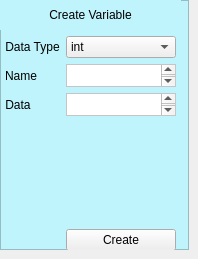
           <widget class="QWidget" name="tab">
            <property name="sizePolicy">
             <sizepolicy hsizetype="Expanding" vsizetype="Expanding">
              <horstretch>0</horstretch>
              <verstretch>0</verstretch>
             </sizepolicy>
            </property>
            <attribute name="title">
             <string>Variable</string>
            </attribute>
            <widget class="QFrame" name="frame">
             <property name="geometry">
              <rect>
               <x>0</x>
               <y>0</y>
               <width>189</width>
               <height>250</height>
              </rect>
             </property>
             <property name="sizePolicy">
              <sizepolicy hsizetype="Expanding" vsizetype="Expanding">
               <horstretch>0</horstretch>
               <verstretch>0</verstretch>
              </sizepolicy>
             </property>
             <property name="minimumSize">
              <size>
               <width>150</width>
               <height>250</height>
              </size>
             </property>
             <property name="styleSheet">
              <string notr="true">QFrame{
background-color:#C0F4FC   ;
}</string>
             </property>
             <property name="frameShape">
              <enum>QFrame::StyledPanel</enum>
             </property>
             <property name="frameShadow">
              <enum>QFrame::Raised</enum>
             </property>
             <widget class="QWidget" name="verticalLayoutWidget_4">
              <property name="geometry">
               <rect>
                <x>0</x>
                <y>0</y>
                <width>181</width>
                <height>251</height>
               </rect>
              </property>
              <layout class="QVBoxLayout" name="verticalLayout_2">
               <item>
                <widget class="QLabel" name="label">
                 <property name="sizePolicy">
                  <sizepolicy hsizetype="Preferred" vsizetype="Preferred">
                   <horstretch>0</horstretch>
                   <verstretch>10</verstretch>
                  </sizepolicy>
                 </property>
                 <property name="maximumSize">
                  <size>
                   <width>16777215</width>
                   <height>30</height>
                  </size>
                 </property>
                 <property name="text">
                  <string>Create Variable</string>
                 </property>
                 <property name="alignment">
                  <set>Qt::AlignCenter</set>
                 </property>
                 <property name="margin">
                  <number>5</number>
                 </property>
                </widget>
               </item>
               <item>
                <layout class="QFormLayout" name="formLayout">
                 <property name="sizeConstraint">
                  <enum>QLayout::SetNoConstraint</enum>
                 </property>
                 <property name="leftMargin">
                  <number>5</number>
                 </property>
                 <property name="rightMargin">
                  <number>5</number>
                 </property>
                 <item row="0" column="0">
                  <widget class="QLabel" name="varDTLabel">
                   <property name="layoutDirection">
                    <enum>Qt::RightToLeft</enum>
                   </property>
                   <property name="text">
                    <string>Data Type</string>
                   </property>
                   <property name="alignment">
                    <set>Qt::AlignCenter</set>
                   </property>
                   <property name="margin">
                    <number>3</number>
                   </property>
                   <property name="indent">
                    <number>-1</number>
                   </property>
                  </widget>
                 </item>
                 <item row="0" column="1">
                  <widget class="QComboBox" name="varDataType">
                   <property name="layoutDirection">
                    <enum>Qt::LeftToRight</enum>
                   </property>
                   <item>
                    <property name="text">
                     <string>int</string>
                    </property>
                   </item>
                   <item>
                    <property name="text">
                     <string>float</string>
                    </property>
                   </item>
                   <item>
                    <property name="text">
                     <string>string</string>
                    </property>
                   </item>
                   <item>
                    <property name="text">
                     <string>bool</string>
                    </property>
                   </item>
                   <item>
                    <property name="text">
                     <string>GLuint</string>
                    </property>
                   </item>
                  </widget>
                 </item>
                 <item row="1" column="0">
                  <widget class="QLabel" name="varNLabel">
                   <property name="layoutDirection">
                    <enum>Qt::RightToLeft</enum>
                   </property>
                   <property name="text">
                    <string>Name</string>
                   </property>
                   <property name="alignment">
                    <set>Qt::AlignCenter</set>
                   </property>
                   <property name="margin">
                    <number>3</number>
                   </property>
                   <property name="indent">
                    <number>-1</number>
                   </property>
                  </widget>
                 </item>
                 <item row="1" column="1">
                  <widget class="QTextEdit" name="varName">
                   <property name="maximumSize">
                    <size>
                     <width>16777215</width>
                     <height>23</height>
                    </size>
                   </property>
                   <property name="styleSheet">
                    <string notr="true">QTextEdit{
background-color:white;
}</string>
                   </property>
                  </widget>
                 </item>
                 <item row="2" column="0">
                  <widget class="QLabel" name="varDLabel">
                   <property name="layoutDirection">
                    <enum>Qt::RightToLeft</enum>
                   </property>
                   <property name="text">
                    <string>Data</string>
                   </property>
                   <property name="alignment">
                    <set>Qt::AlignCenter</set>
                   </property>
                   <property name="margin">
                    <number>3</number>
                   </property>
                   <property name="indent">
                    <number>-1</number>
                   </property>
                  </widget>
                 </item>
                 <item row="2" column="1">
                  <widget class="QTextEdit" name="varData">
                   <property name="maximumSize">
                    <size>
                     <width>16777215</width>
                     <height>23</height>
                    </size>
                   </property>
                   <property name="styleSheet">
                    <string notr="true">QTextEdit{
background-color:white;

}</string>
                   </property>
                   <property name="lineWrapMode">
                    <enum>QTextEdit::NoWrap</enum>
                   </property>
                  </widget>
                 </item>
                 <item row="3" column="0" colspan="2">
                  <spacer name="verticalSpacer_3">
                   <property name="orientation">
                    <enum>Qt::Vertical</enum>
                   </property>
                   <property name="sizeHint" stdset="0">
                    <size>
                     <width>20</width>
                     <height>89</height>
                    </size>
                   </property>
                  </spacer>
                 </item>
                 <item row="4" column="1">
                  <widget class="QPushButton" name="GenVariableBtn">
                   <property name="text">
                    <string>Create</string>
                   </property>
                  </widget>
                 </item>
                </layout>
               </item>
              </layout>
             </widget>
            </widget>
           </widget>
